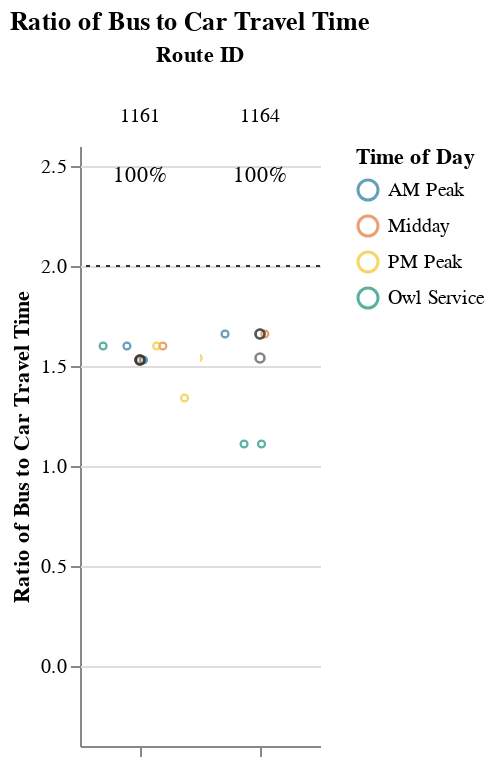
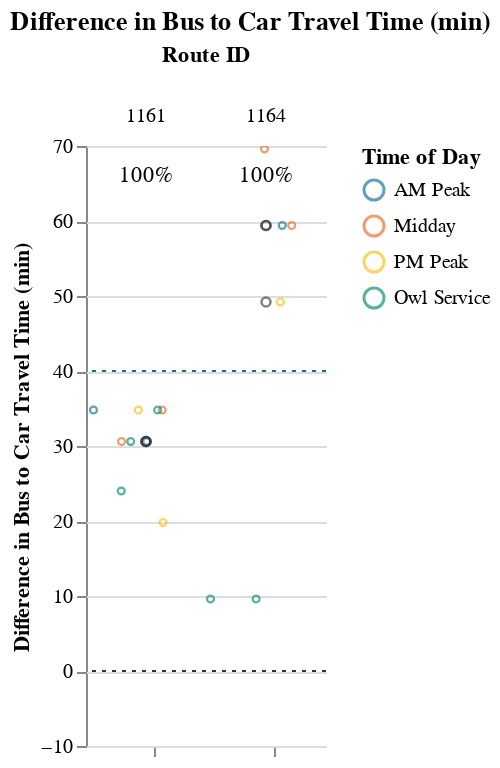

The cell these charts' notebook holds for them, in order:
### Markdown cell above
### Long Routes (> 1.5 hrs)

### Code cell
route_group = "long"
try:
    subset_routes, mult, diff  = setup_charts(df, PCT_COMPETITIVE_THRESHOLD, route_group)
    if len(subset_routes) > 0:
        display(
            Markdown(
                f"{CAPTIONS_DICT[route_group]}"
                "Within each route group, routes are sorted in descending order "
                "by % competitive trips and # trips below the additional time cut-off."
            )
        )

        display(mult)
        display(diff)
except:
    print("No routes meet this criteria.")

### Figure 1 — Vega-Lite specification as saved in the notebook (floating-point values rounded to 4 significant figures)
{"config": {"view": {"continuousWidth": 400, "continuousHeight": 300, "stroke": null}, "facet": {"spacing": 0}}, "data": {"name": "data-98cfb34820de55e4d99aa3d4077d6ed7"}, "facet": {"column": {"field": "route_id", "sort": ["1161", "1164"], "title": "Route ID", "type": "nominal"}}, "spec": {"layer": [{"mark": {"type": "point", "opacity": 0.65, "size": 12, "strokeWidth": 1.1}, "encoding": {"color": {"field": "time_of_day", "scale": {"range": ["#136C97", "#E16B26", "#F6BF16", "#00896B", "#7790A3", "#5B559C"]}, "sort": ["AM Peak", "Midday", "PM Peak", "Owl Service"], "title": "Time of Day", "type": "nominal"}, "tooltip": [{"field": "route_id", "type": "nominal"}, {"field": "trip_id", "type": "nominal"}, {"field": "service_hours", "type": "quantitative"}, {"field": "car_duration_hours", "type": "quantitative"}, {"field": "bus_multiplier", "type": "quantitative"}, {"field": "bus_difference", "type": "quantitative"}, {"field": "num_trips", "type": "quantitative"}, {"field": "num_competitive", "type": "quantitative"}, {"field": "pct_trips_competitive", "type": "quantitative"}, {"field": "p25", "type": "quantitative"}, {"field": "p50", "type": "quantitative"}, {"field": "p75", "type": "quantitative"}], "x": {"axis": {"grid": false, "labels": false, "ticks": true, "values": [0]}, "field": "jitter", "scale": {}, "title": null, "type": "quantitative"}, "y": {"field": "bus_multiplier", "scale": {"domain": [-0.25, 2.5]}, "title": "Ratio of Bus to Car Travel Time", "type": "quantitative"}}, "selection": {"selector005": {"type": "interval", "bind": "scales", "encodings": ["x", "y"]}}, "transform": [{"calculate": "sqrt(-2*log(random()))*cos(2*PI*random())", "as": "jitter"}], "width": 60}, {"layer": [{"mark": {"type": "point", "opacity": 0.6, "size": 20, "strokeWidth": 1.3}, "encoding": {"color": {"value": "#323434"}, "y": {"field": "bus_multiplier", "type": "quantitative"}}, "transform": [{"filter": "(datum.p50_trip === 1)"}]}, {"mark": {"type": "rule", "strokeDash": [2, 3]}, "encoding": {"color": {"value": "#323434"}, "y": {"field": "cutoff", "type": "quantitative"}}}, {"mark": {"type": "text", "align": "center", "baseline": "middle"}, "encoding": {"color": {"value": "black"}, "text": {"field": "pct_trips_competitive", "format": ".0%", "type": "quantitative"}, "tooltip": [{"field": "route_id", "type": "nominal"}, {"field": "trip_id", "type": "nominal"}, {"field": "service_hours", "type": "quantitative"}, {"field": "car_duration_hours", "type": "quantitative"}, {"field": "bus_multiplier", "type": "quantitative"}, {"field": "bus_difference", "type": "quantitative"}, {"field": "num_trips", "type": "quantitative"}, {"field": "num_competitive", "type": "quantitative"}, {"field": "pct_trips_competitive", "type": "quantitative"}, {"field": "p25", "type": "quantitative"}, {"field": "p50", "type": "quantitative"}, {"field": "p75", "type": "quantitative"}], "x": {"value": 30}, "y": {"value": 15}}, "transform": [{"calculate": "sqrt(-2*log(random()))*cos(2*PI*random())", "as": "jitter"}, {"filter": "(datum.fastest_trip === 1)"}]}]}]}, "resolve": {"scale": {"y": "shared"}}, "title": "Ratio of Bus to Car Travel Time", "$schema": "https://vega.github.io/schema/vega-lite/v4.17.0.json", "datasets": {"data-98cfb34820de55e4d99aa3d4077d6ed7": [{"calitp_itp_id": 146, "trip_key": -2938986463235106552, "trip_id": "t_1270746_b_33402_tn_0", "shape_id": "p_3083", "route_id": "1161", "service_hours": 1.3, "trip_first_departure_ts": 69900, "trip_last_arrival_ts": 74580, "departure_hour": 19, "time_of_day": "PM Peak", "p25": 1.48, "p50": 1.48, "p75": 1.55, "p50_trip": 0, "fastest_trip": 1, "car_duration_hours": 0.97, "competitive_route": 1, "bus_multiplier": 1.34, "bus_difference": 19.8, "num_trips": 9, "num_competitive": 9, "pct_trips_competitive": 1.0, "bus_difference_spread": 15.0, "route_group": "long", "max_trip_hrs": 1.55, "max_trip_route_group": 2.67, "name": "Kern County", "caltrans_district": "06 - Fresno", "drmt_organization_name": null, "cutoff2": 40, "cutoff": 2}, {"calitp_itp_id": 146, "trip_key": -27775948743421188, "trip_id": "t_1270752_b_33402_tn_0", "shape_id": "p_787635", "route_id": "1161", "service_hours": 1.37, "trip_first_departure_ts": 15600, "trip_last_arrival_ts": 20520, "departure_hour": 4, "time_of_day": "Owl Service", "p25": 1.48, "p50": 1.48, "p75": 1.55, "p50_trip": 0, "fastest_trip": 0, "car_duration_hours": 0.97, "competitive_route": 1, "bus_multiplier": 1.41, "bus_difference": 24.0, "num_trips": 9, "num_competitive": 9, "pct_trips_competitive": 1.0, "bus_difference_spread": 15.0, "route_group": "long", "max_trip_hrs": 1.55, "max_trip_route_group": 2.67, "name": "Kern County", "caltrans_district": "06 - Fresno", "drmt_organization_name": null, "cutoff2": 40, "cutoff": 2}, {"calitp_itp_id": 146, "trip_key": -7990793653844275569, "trip_id": "t_1270743_b_33402_tn_0", "shape_id": "p_178359", "route_id": "1161", "service_hours": 1.48, "trip_first_departure_ts": 35700, "trip_last_arrival_ts": 41040, "departure_hour": 9, "time_of_day": "AM Peak", "p25": 1.48, "p50": 1.48, "p75": 1.55, "p50_trip": 1, "fastest_trip": 0, "car_duration_hours": 0.97, "competitive_route": 1, "bus_multiplier": 1.53, "bus_difference": 30.6, "num_trips": 9, "num_competitive": 9, "pct_trips_competitive": 1.0, "bus_difference_spread": 15.0, "route_group": "long", "max_trip_hrs": 1.55, "max_trip_route_group": 2.67, "name": "Kern County", "caltrans_district": "06 - Fresno", "drmt_organization_name": null, "cutoff2": 40, "cutoff": 2}, {"calitp_itp_id": 146, "trip_key": 2981651922526876918, "trip_id": "t_1270748_b_33402_tn_0", "shape_id": "p_178359", "route_id": "1161", "service_hours": 1.48, "trip_first_departure_ts": 56100, "trip_last_arrival_ts": 61440, "departure_hour": 15, "time_of_day": "Midday", "p25": 1.48, "p50": 1.48, "p75": 1.55, "p50_trip": 1, "fastest_trip": 0, "car_duration_hours": 0.97, "competitive_route": 1, "bus_multiplier": 1.53, "bus_difference": 30.6, "num_trips": 9, "num_competitive": 9, "pct_trips_competitive": 1.0, "bus_difference_spread": 15.0, "route_group": "long", "max_trip_hrs": 1.55, "max_trip_route_group": 2.67, "name": "Kern County", "caltrans_district": "06 - Fresno", "drmt_organization_name": null, "cutoff2": 40, "cutoff": 2}, {"calitp_itp_id": 146, "trip_key": 8490347904405264088, "trip_id": "t_1270741_b_33402_tn_0", "shape_id": "p_178359", "route_id": "1161", "service_hours": 1.48, "trip_first_departure_ts": 21000, "trip_last_arrival_ts": 26340, "departure_hour": 5, "time_of_day": "Owl Service", "p25": 1.48, "p50": 1.48, "p75": 1.55, "p50_trip": 1, "fastest_trip": 0, "car_duration_hours": 0.97, "competitive_route": 1, "bus_multiplier": 1.53, "bus_difference": 30.6, "num_trips": 9, "num_competitive": 9, "pct_trips_competitive": 1.0, "bus_difference_spread": 15.0, "route_group": "long", "max_trip_hrs": 1.55, "max_trip_route_group": 2.67, "name": "Kern County", "caltrans_district": "06 - Fresno", "drmt_organization_name": null, "cutoff2": 40, "cutoff": 2}, {"calitp_itp_id": 146, "trip_key": 1262263643627312031, "trip_id": "t_1270750_b_33402_tn_0", "shape_id": "p_111843", "route_id": "1161", "service_hours": 1.55, "trip_first_departure_ts": 48900, "trip_last_arrival_ts": 54480, "departure_hour": 13, "time_of_day": "Midday", "p25": 1.48, "p50": 1.48, "p75": 1.55, "p50_trip": 0, "fastest_trip": 0, "car_duration_hours": 0.97, "competitive_route": 1, "bus_multiplier": 1.6, "bus_difference": 34.8, "num_trips": 9, "num_competitive": 9, "pct_trips_competitive": 1.0, "bus_difference_spread": 15.0, "route_group": "long", "max_trip_hrs": 1.55, "max_trip_route_group": 2.67, "name": "Kern County", "caltrans_district": "06 - Fresno", "drmt_organization_name": null, "cutoff2": 40, "cutoff": 2}, {"calitp_itp_id": 146, "trip_key": -8012276736357788588, "trip_id": "t_1270747_b_33402_tn_0", "shape_id": "p_111843", "route_id": "1161", "service_hours": 1.55, "trip_first_departure_ts": 63900, "trip_last_arrival_ts": 69480, "departure_hour": 17, "time_of_day": "PM Peak", "p25": 1.48, "p50": 1.48, "p75": 1.55, "p50_trip": 0, "fastest_trip": 0, "car_duration_hours": 0.97, "competitive_route": 1, "bus_multiplier": 1.6, "bus_difference": 34.8, "num_trips": 9, "num_competitive": 9, "pct_trips_competitive": 1.0, "bus_difference_spread": 15.0, "route_group": "long", "max_trip_hrs": 1.55, "max_trip_route_group": 2.67, "name": "Kern County", "caltrans_district": "06 - Fresno", "drmt_organization_name": null, "cutoff2": 40, "cutoff": 2}, {"calitp_itp_id": 146, "trip_key": -1436786589014759050, "trip_id": "t_1270744_b_33402_tn_0", "shape_id": "p_111843", "route_id": "1161", "service_hours": 1.55, "trip_first_departure_ts": 72900, "trip_last_arrival_ts": 78480, "departure_hour": 20, "time_of_day": "Owl Service", "p25": 1.48, "p50": 1.48, "p75": 1.55, "p50_trip": 0, "fastest_trip": 0, "car_duration_hours": 0.97, "competitive_route": 1, "bus_multiplier": 1.6, "bus_difference": 34.8, "num_trips": 9, "num_competitive": 9, "pct_trips_competitive": 1.0, "bus_difference_spread": 15.0, "route_group": "long", "max_trip_hrs": 1.55, "max_trip_route_group": 2.67, "name": "Kern County", "caltrans_district": "06 - Fresno", "drmt_organization_name": null, "cutoff2": 40, "cutoff": 2}, {"calitp_itp_id": 146, "trip_key": -3446891539184357635, "trip_id": "t_1270740_b_33402_tn_0", "shape_id": "p_111843", "route_id": "1161", "service_hours": 1.55, "trip_first_departure_ts": 28800, "trip_last_arrival_ts": 34380, "departure_hour": 8, "time_of_day": "AM Peak", "p25": 1.48, "p50": 1.48, "p75": 1.55, "p50_trip": 0, "fastest_trip": 0, "car_duration_hours": 0.97, "competitive_route": 1, "bus_multiplier": 1.6, "bus_difference": 34.8, "num_trips": 9, "num_competitive": 9, "pct_trips_competitive": 1.0, "bus_difference_spread": 15.0, "route_group": "long", "max_trip_hrs": 1.55, "max_trip_route_group": 2.67, "name": "Kern County", "caltrans_district": "06 - Fresno", "drmt_organization_name": null, "cutoff2": 40, "cutoff": 2}, {"calitp_itp_id": 146, "trip_key": -8590870193841586933, "trip_id": "t_2002244_b_33402_tn_0", "shape_id": "p_531929", "route_id": "1164", "service_hours": 1.67, "trip_first_departure_ts": 72000, "trip_last_arrival_ts": 78000, "departure_hour": 20, "time_of_day": "Owl Service", "p25": 1.835, "p50": 2.415, "p75": 2.5, "p50_trip": 0, "fastest_trip": 1, "car_duration_hours": 1.51, "competitive_route": 1, "bus_multiplier": 1.11, "bus_difference": 9.6, "num_trips": 6, "num_competitive": 6, "pct_trips_competitive": 1.0, "bus_difference_spread": 60.0, "route_group": "long", "max_trip_hrs": 2.67, "max_trip_route_group": 2.67, "name": "Kern County", "caltrans_district": "06 - Fresno", "drmt_organization_name": null, "cutoff2": 40, "cutoff": 2}, {"calitp_itp_id": 146, "trip_key": 5871427795504534946, "trip_id": "t_2002253_b_33402_tn_0", "shape_id": "p_176613", "route_id": "1164", "service_hours": 1.67, "trip_first_departure_ts": 16500, "trip_last_arrival_ts": 22500, "departure_hour": 4, "time_of_day": "Owl Service", "p25": 1.835, "p50": 2.415, "p75": 2.5, "p50_trip": 0, "fastest_trip": 0, "car_duration_hours": 1.51, "competitive_route": 1, "bus_multiplier": 1.11, "bus_difference": 9.6, "num_trips": 6, "num_competitive": 6, "pct_trips_competitive": 1.0, "bus_difference_spread": 60.0, "route_group": "long", "max_trip_hrs": 2.67, "max_trip_route_group": 2.67, "name": "Kern County", "caltrans_district": "06 - Fresno", "drmt_organization_name": null, "cutoff2": 40, "cutoff": 2}, {"calitp_itp_id": 146, "trip_key": 5459623371448546951, "trip_id": "t_577178_b_33402_tn_0", "shape_id": "p_531898", "route_id": "1164", "service_hours": 2.33, "trip_first_departure_ts": 61500, "trip_last_arrival_ts": 69900, "departure_hour": 17, "time_of_day": "PM Peak", "p25": 1.835, "p50": 2.415, "p75": 2.5, "p50_trip": 1, "fastest_trip": 0, "car_duration_hours": 1.51, "competitive_route": 1, "bus_multiplier": 1.54, "bus_difference": 49.2, "num_trips": 6, "num_competitive": 6, "pct_trips_competitive": 1.0, "bus_difference_spread": 60.0, "route_group": "long", "max_trip_hrs": 2.67, "max_trip_route_group": 2.67, "name": "Kern County", "caltrans_district": "06 - Fresno", "drmt_organization_name": null, "cutoff2": 40, "cutoff": 2}, {"calitp_itp_id": 146, "trip_key": -2595492361503989003, "trip_id": "t_2002246_b_33402_tn_0", "shape_id": "p_1304184", "route_id": "1164", "service_hours": 2.5, "trip_first_departure_ts": 27900, "trip_last_arrival_ts": 36900, "departure_hour": 7, "time_of_day": "AM Peak", "p25": 1.835, "p50": 2.415, "p75": 2.5, "p50_trip": 1, "fastest_trip": 0, "car_duration_hours": 1.51, "competitive_route": 1, "bus_multiplier": 1.66, "bus_difference": 59.4, "num_trips": 6, "num_competitive": 6, "pct_trips_competitive": 1.0, "bus_difference_spread": 60.0, "route_group": "long", "max_trip_hrs": 2.67, "max_trip_route_group": 2.67, "name": "Kern County", "caltrans_district": "06 - Fresno", "drmt_organization_name": null, "cutoff2": 40, "cutoff": 2}, {"calitp_itp_id": 146, "trip_key": 4555264788618060953, "trip_id": "t_559817_b_33402_tn_0", "shape_id": "p_1304184", "route_id": "1164", "service_hours": 2.5, "trip_first_departure_ts": 48300, "trip_last_arrival_ts": 57300, "departure_hour": 13, "time_of_day": "Midday", "p25": 1.835, "p50": 2.415, "p75": 2.5, "p50_trip": 1, "fastest_trip": 0, "car_duration_hours": 1.51, "competitive_route": 1, "bus_multiplier": 1.66, "bus_difference": 59.4, "num_trips": 6, "num_competitive": 6, "pct_trips_competitive": 1.0, "bus_difference_spread": 60.0, "route_group": "long", "max_trip_hrs": 2.67, "max_trip_route_group": 2.67, "name": "Kern County", "caltrans_district": "06 - Fresno", "drmt_organization_name": null, "cutoff2": 40, "cutoff": 2}, {"calitp_itp_id": 146, "trip_key": 2870020657017803320, "trip_id": "t_2002242_b_33402_tn_0", "shape_id": "p_3037", "route_id": "1164", "service_hours": 2.67, "trip_first_departure_ts": 36900, "trip_last_arrival_ts": 46500, "departure_hour": 10, "time_of_day": "Midday", "p25": 1.835, "p50": 2.415, "p75": 2.5, "p50_trip": 0, "fastest_trip": 0, "car_duration_hours": 1.51, "competitive_route": 1, "bus_multiplier": 1.77, "bus_difference": 69.6, "num_trips": 6, "num_competitive": 6, "pct_trips_competitive": 1.0, "bus_difference_spread": 60.0, "route_group": "long", "max_trip_hrs": 2.67, "max_trip_route_group": 2.67, "name": "Kern County", "caltrans_district": "06 - Fresno", "drmt_organization_name": null, "cutoff2": 40, "cutoff": 2}]}}

### Figure 2 — Vega-Lite specification as saved in the notebook (floating-point values rounded to 4 significant figures)
{"config": {"view": {"continuousWidth": 400, "continuousHeight": 300, "stroke": null}, "facet": {"spacing": 0}}, "data": {"name": "data-d1bd3ae0db78628b1a3fd93d86d50d82"}, "facet": {"column": {"field": "route_id", "sort": ["1161", "1164"], "title": "Route ID", "type": "nominal"}}, "spec": {"layer": [{"mark": {"type": "point", "opacity": 0.65, "size": 12, "strokeWidth": 1.1}, "encoding": {"color": {"field": "time_of_day", "scale": {"range": ["#136C97", "#E16B26", "#F6BF16", "#00896B", "#7790A3", "#5B559C"]}, "sort": ["AM Peak", "Midday", "PM Peak", "Owl Service"], "title": "Time of Day", "type": "nominal"}, "tooltip": [{"field": "route_id", "type": "nominal"}, {"field": "trip_id", "type": "nominal"}, {"field": "service_hours", "type": "quantitative"}, {"field": "car_duration_hours", "type": "quantitative"}, {"field": "bus_multiplier", "type": "quantitative"}, {"field": "bus_difference", "type": "quantitative"}, {"field": "num_trips", "type": "quantitative"}, {"field": "num_competitive", "type": "quantitative"}, {"field": "pct_trips_competitive", "type": "quantitative"}, {"field": "p25", "type": "quantitative"}, {"field": "p50", "type": "quantitative"}, {"field": "p75", "type": "quantitative"}], "x": {"axis": {"grid": false, "labels": false, "ticks": true, "values": [0]}, "field": "jitter", "scale": {}, "title": null, "type": "quantitative"}, "y": {"field": "bus_difference", "scale": {"domain": [-5, 69.6]}, "title": "Difference in Bus to Car Travel Time (min)", "type": "quantitative"}}, "selection": {"selector006": {"type": "interval", "bind": "scales", "encodings": ["x", "y"]}}, "transform": [{"calculate": "sqrt(-2*log(random()))*cos(2*PI*random())", "as": "jitter"}], "width": 60}, {"layer": [{"mark": {"type": "point", "opacity": 0.6, "size": 20, "strokeWidth": 1.3}, "encoding": {"color": {"value": "#323434"}, "y": {"field": "bus_difference", "type": "quantitative"}}, "transform": [{"filter": "(datum.p50_trip === 1)"}]}, {"mark": {"type": "rule", "strokeDash": [2, 3]}, "encoding": {"color": {"value": "#323434"}, "y": {"field": "cutoff", "type": "quantitative"}}}, {"mark": {"type": "rule", "strokeDash": [2, 3]}, "encoding": {"color": {"value": "#136C97"}, "y": {"field": "cutoff2", "type": "quantitative"}}}, {"mark": {"type": "text", "align": "center", "baseline": "middle"}, "encoding": {"color": {"value": "black"}, "text": {"field": "pct_trips_competitive", "format": ".0%", "type": "quantitative"}, "tooltip": [{"field": "route_id", "type": "nominal"}, {"field": "trip_id", "type": "nominal"}, {"field": "service_hours", "type": "quantitative"}, {"field": "car_duration_hours", "type": "quantitative"}, {"field": "bus_multiplier", "type": "quantitative"}, {"field": "bus_difference", "type": "quantitative"}, {"field": "num_trips", "type": "quantitative"}, {"field": "num_competitive", "type": "quantitative"}, {"field": "pct_trips_competitive", "type": "quantitative"}, {"field": "p25", "type": "quantitative"}, {"field": "p50", "type": "quantitative"}, {"field": "p75", "type": "quantitative"}], "x": {"value": 30}, "y": {"value": 15}}, "transform": [{"calculate": "sqrt(-2*log(random()))*cos(2*PI*random())", "as": "jitter"}, {"filter": "(datum.fastest_trip === 1)"}]}]}]}, "resolve": {"scale": {"y": "shared"}}, "title": "Difference in Bus to Car Travel Time (min)", "$schema": "https://vega.github.io/schema/vega-lite/v4.17.0.json", "datasets": {"data-d1bd3ae0db78628b1a3fd93d86d50d82": [{"calitp_itp_id": 146, "trip_key": -2938986463235106552, "trip_id": "t_1270746_b_33402_tn_0", "shape_id": "p_3083", "route_id": "1161", "service_hours": 1.3, "trip_first_departure_ts": 69900, "trip_last_arrival_ts": 74580, "departure_hour": 19, "time_of_day": "PM Peak", "p25": 1.48, "p50": 1.48, "p75": 1.55, "p50_trip": 0, "fastest_trip": 1, "car_duration_hours": 0.97, "competitive_route": 1, "bus_multiplier": 1.34, "bus_difference": 19.8, "num_trips": 9, "num_competitive": 9, "pct_trips_competitive": 1.0, "bus_difference_spread": 15.0, "route_group": "long", "max_trip_hrs": 1.55, "max_trip_route_group": 2.67, "name": "Kern County", "caltrans_district": "06 - Fresno", "drmt_organization_name": null, "cutoff2": 40, "cutoff": 0}, {"calitp_itp_id": 146, "trip_key": -27775948743421188, "trip_id": "t_1270752_b_33402_tn_0", "shape_id": "p_787635", "route_id": "1161", "service_hours": 1.37, "trip_first_departure_ts": 15600, "trip_last_arrival_ts": 20520, "departure_hour": 4, "time_of_day": "Owl Service", "p25": 1.48, "p50": 1.48, "p75": 1.55, "p50_trip": 0, "fastest_trip": 0, "car_duration_hours": 0.97, "competitive_route": 1, "bus_multiplier": 1.41, "bus_difference": 24.0, "num_trips": 9, "num_competitive": 9, "pct_trips_competitive": 1.0, "bus_difference_spread": 15.0, "route_group": "long", "max_trip_hrs": 1.55, "max_trip_route_group": 2.67, "name": "Kern County", "caltrans_district": "06 - Fresno", "drmt_organization_name": null, "cutoff2": 40, "cutoff": 0}, {"calitp_itp_id": 146, "trip_key": -7990793653844275569, "trip_id": "t_1270743_b_33402_tn_0", "shape_id": "p_178359", "route_id": "1161", "service_hours": 1.48, "trip_first_departure_ts": 35700, "trip_last_arrival_ts": 41040, "departure_hour": 9, "time_of_day": "AM Peak", "p25": 1.48, "p50": 1.48, "p75": 1.55, "p50_trip": 1, "fastest_trip": 0, "car_duration_hours": 0.97, "competitive_route": 1, "bus_multiplier": 1.53, "bus_difference": 30.6, "num_trips": 9, "num_competitive": 9, "pct_trips_competitive": 1.0, "bus_difference_spread": 15.0, "route_group": "long", "max_trip_hrs": 1.55, "max_trip_route_group": 2.67, "name": "Kern County", "caltrans_district": "06 - Fresno", "drmt_organization_name": null, "cutoff2": 40, "cutoff": 0}, {"calitp_itp_id": 146, "trip_key": 2981651922526876918, "trip_id": "t_1270748_b_33402_tn_0", "shape_id": "p_178359", "route_id": "1161", "service_hours": 1.48, "trip_first_departure_ts": 56100, "trip_last_arrival_ts": 61440, "departure_hour": 15, "time_of_day": "Midday", "p25": 1.48, "p50": 1.48, "p75": 1.55, "p50_trip": 1, "fastest_trip": 0, "car_duration_hours": 0.97, "competitive_route": 1, "bus_multiplier": 1.53, "bus_difference": 30.6, "num_trips": 9, "num_competitive": 9, "pct_trips_competitive": 1.0, "bus_difference_spread": 15.0, "route_group": "long", "max_trip_hrs": 1.55, "max_trip_route_group": 2.67, "name": "Kern County", "caltrans_district": "06 - Fresno", "drmt_organization_name": null, "cutoff2": 40, "cutoff": 0}, {"calitp_itp_id": 146, "trip_key": 8490347904405264088, "trip_id": "t_1270741_b_33402_tn_0", "shape_id": "p_178359", "route_id": "1161", "service_hours": 1.48, "trip_first_departure_ts": 21000, "trip_last_arrival_ts": 26340, "departure_hour": 5, "time_of_day": "Owl Service", "p25": 1.48, "p50": 1.48, "p75": 1.55, "p50_trip": 1, "fastest_trip": 0, "car_duration_hours": 0.97, "competitive_route": 1, "bus_multiplier": 1.53, "bus_difference": 30.6, "num_trips": 9, "num_competitive": 9, "pct_trips_competitive": 1.0, "bus_difference_spread": 15.0, "route_group": "long", "max_trip_hrs": 1.55, "max_trip_route_group": 2.67, "name": "Kern County", "caltrans_district": "06 - Fresno", "drmt_organization_name": null, "cutoff2": 40, "cutoff": 0}, {"calitp_itp_id": 146, "trip_key": 1262263643627312031, "trip_id": "t_1270750_b_33402_tn_0", "shape_id": "p_111843", "route_id": "1161", "service_hours": 1.55, "trip_first_departure_ts": 48900, "trip_last_arrival_ts": 54480, "departure_hour": 13, "time_of_day": "Midday", "p25": 1.48, "p50": 1.48, "p75": 1.55, "p50_trip": 0, "fastest_trip": 0, "car_duration_hours": 0.97, "competitive_route": 1, "bus_multiplier": 1.6, "bus_difference": 34.8, "num_trips": 9, "num_competitive": 9, "pct_trips_competitive": 1.0, "bus_difference_spread": 15.0, "route_group": "long", "max_trip_hrs": 1.55, "max_trip_route_group": 2.67, "name": "Kern County", "caltrans_district": "06 - Fresno", "drmt_organization_name": null, "cutoff2": 40, "cutoff": 0}, {"calitp_itp_id": 146, "trip_key": -8012276736357788588, "trip_id": "t_1270747_b_33402_tn_0", "shape_id": "p_111843", "route_id": "1161", "service_hours": 1.55, "trip_first_departure_ts": 63900, "trip_last_arrival_ts": 69480, "departure_hour": 17, "time_of_day": "PM Peak", "p25": 1.48, "p50": 1.48, "p75": 1.55, "p50_trip": 0, "fastest_trip": 0, "car_duration_hours": 0.97, "competitive_route": 1, "bus_multiplier": 1.6, "bus_difference": 34.8, "num_trips": 9, "num_competitive": 9, "pct_trips_competitive": 1.0, "bus_difference_spread": 15.0, "route_group": "long", "max_trip_hrs": 1.55, "max_trip_route_group": 2.67, "name": "Kern County", "caltrans_district": "06 - Fresno", "drmt_organization_name": null, "cutoff2": 40, "cutoff": 0}, {"calitp_itp_id": 146, "trip_key": -1436786589014759050, "trip_id": "t_1270744_b_33402_tn_0", "shape_id": "p_111843", "route_id": "1161", "service_hours": 1.55, "trip_first_departure_ts": 72900, "trip_last_arrival_ts": 78480, "departure_hour": 20, "time_of_day": "Owl Service", "p25": 1.48, "p50": 1.48, "p75": 1.55, "p50_trip": 0, "fastest_trip": 0, "car_duration_hours": 0.97, "competitive_route": 1, "bus_multiplier": 1.6, "bus_difference": 34.8, "num_trips": 9, "num_competitive": 9, "pct_trips_competitive": 1.0, "bus_difference_spread": 15.0, "route_group": "long", "max_trip_hrs": 1.55, "max_trip_route_group": 2.67, "name": "Kern County", "caltrans_district": "06 - Fresno", "drmt_organization_name": null, "cutoff2": 40, "cutoff": 0}, {"calitp_itp_id": 146, "trip_key": -3446891539184357635, "trip_id": "t_1270740_b_33402_tn_0", "shape_id": "p_111843", "route_id": "1161", "service_hours": 1.55, "trip_first_departure_ts": 28800, "trip_last_arrival_ts": 34380, "departure_hour": 8, "time_of_day": "AM Peak", "p25": 1.48, "p50": 1.48, "p75": 1.55, "p50_trip": 0, "fastest_trip": 0, "car_duration_hours": 0.97, "competitive_route": 1, "bus_multiplier": 1.6, "bus_difference": 34.8, "num_trips": 9, "num_competitive": 9, "pct_trips_competitive": 1.0, "bus_difference_spread": 15.0, "route_group": "long", "max_trip_hrs": 1.55, "max_trip_route_group": 2.67, "name": "Kern County", "caltrans_district": "06 - Fresno", "drmt_organization_name": null, "cutoff2": 40, "cutoff": 0}, {"calitp_itp_id": 146, "trip_key": -8590870193841586933, "trip_id": "t_2002244_b_33402_tn_0", "shape_id": "p_531929", "route_id": "1164", "service_hours": 1.67, "trip_first_departure_ts": 72000, "trip_last_arrival_ts": 78000, "departure_hour": 20, "time_of_day": "Owl Service", "p25": 1.835, "p50": 2.415, "p75": 2.5, "p50_trip": 0, "fastest_trip": 1, "car_duration_hours": 1.51, "competitive_route": 1, "bus_multiplier": 1.11, "bus_difference": 9.6, "num_trips": 6, "num_competitive": 6, "pct_trips_competitive": 1.0, "bus_difference_spread": 60.0, "route_group": "long", "max_trip_hrs": 2.67, "max_trip_route_group": 2.67, "name": "Kern County", "caltrans_district": "06 - Fresno", "drmt_organization_name": null, "cutoff2": 40, "cutoff": 0}, {"calitp_itp_id": 146, "trip_key": 5871427795504534946, "trip_id": "t_2002253_b_33402_tn_0", "shape_id": "p_176613", "route_id": "1164", "service_hours": 1.67, "trip_first_departure_ts": 16500, "trip_last_arrival_ts": 22500, "departure_hour": 4, "time_of_day": "Owl Service", "p25": 1.835, "p50": 2.415, "p75": 2.5, "p50_trip": 0, "fastest_trip": 0, "car_duration_hours": 1.51, "competitive_route": 1, "bus_multiplier": 1.11, "bus_difference": 9.6, "num_trips": 6, "num_competitive": 6, "pct_trips_competitive": 1.0, "bus_difference_spread": 60.0, "route_group": "long", "max_trip_hrs": 2.67, "max_trip_route_group": 2.67, "name": "Kern County", "caltrans_district": "06 - Fresno", "drmt_organization_name": null, "cutoff2": 40, "cutoff": 0}, {"calitp_itp_id": 146, "trip_key": 5459623371448546951, "trip_id": "t_577178_b_33402_tn_0", "shape_id": "p_531898", "route_id": "1164", "service_hours": 2.33, "trip_first_departure_ts": 61500, "trip_last_arrival_ts": 69900, "departure_hour": 17, "time_of_day": "PM Peak", "p25": 1.835, "p50": 2.415, "p75": 2.5, "p50_trip": 1, "fastest_trip": 0, "car_duration_hours": 1.51, "competitive_route": 1, "bus_multiplier": 1.54, "bus_difference": 49.2, "num_trips": 6, "num_competitive": 6, "pct_trips_competitive": 1.0, "bus_difference_spread": 60.0, "route_group": "long", "max_trip_hrs": 2.67, "max_trip_route_group": 2.67, "name": "Kern County", "caltrans_district": "06 - Fresno", "drmt_organization_name": null, "cutoff2": 40, "cutoff": 0}, {"calitp_itp_id": 146, "trip_key": -2595492361503989003, "trip_id": "t_2002246_b_33402_tn_0", "shape_id": "p_1304184", "route_id": "1164", "service_hours": 2.5, "trip_first_departure_ts": 27900, "trip_last_arrival_ts": 36900, "departure_hour": 7, "time_of_day": "AM Peak", "p25": 1.835, "p50": 2.415, "p75": 2.5, "p50_trip": 1, "fastest_trip": 0, "car_duration_hours": 1.51, "competitive_route": 1, "bus_multiplier": 1.66, "bus_difference": 59.4, "num_trips": 6, "num_competitive": 6, "pct_trips_competitive": 1.0, "bus_difference_spread": 60.0, "route_group": "long", "max_trip_hrs": 2.67, "max_trip_route_group": 2.67, "name": "Kern County", "caltrans_district": "06 - Fresno", "drmt_organization_name": null, "cutoff2": 40, "cutoff": 0}, {"calitp_itp_id": 146, "trip_key": 4555264788618060953, "trip_id": "t_559817_b_33402_tn_0", "shape_id": "p_1304184", "route_id": "1164", "service_hours": 2.5, "trip_first_departure_ts": 48300, "trip_last_arrival_ts": 57300, "departure_hour": 13, "time_of_day": "Midday", "p25": 1.835, "p50": 2.415, "p75": 2.5, "p50_trip": 1, "fastest_trip": 0, "car_duration_hours": 1.51, "competitive_route": 1, "bus_multiplier": 1.66, "bus_difference": 59.4, "num_trips": 6, "num_competitive": 6, "pct_trips_competitive": 1.0, "bus_difference_spread": 60.0, "route_group": "long", "max_trip_hrs": 2.67, "max_trip_route_group": 2.67, "name": "Kern County", "caltrans_district": "06 - Fresno", "drmt_organization_name": null, "cutoff2": 40, "cutoff": 0}, {"calitp_itp_id": 146, "trip_key": 2870020657017803320, "trip_id": "t_2002242_b_33402_tn_0", "shape_id": "p_3037", "route_id": "1164", "service_hours": 2.67, "trip_first_departure_ts": 36900, "trip_last_arrival_ts": 46500, "departure_hour": 10, "time_of_day": "Midday", "p25": 1.835, "p50": 2.415, "p75": 2.5, "p50_trip": 0, "fastest_trip": 0, "car_duration_hours": 1.51, "competitive_route": 1, "bus_multiplier": 1.77, "bus_difference": 69.6, "num_trips": 6, "num_competitive": 6, "pct_trips_competitive": 1.0, "bus_difference_spread": 60.0, "route_group": "long", "max_trip_hrs": 2.67, "max_trip_route_group": 2.67, "name": "Kern County", "caltrans_district": "06 - Fresno", "drmt_organization_name": null, "cutoff2": 40, "cutoff": 0}]}}
